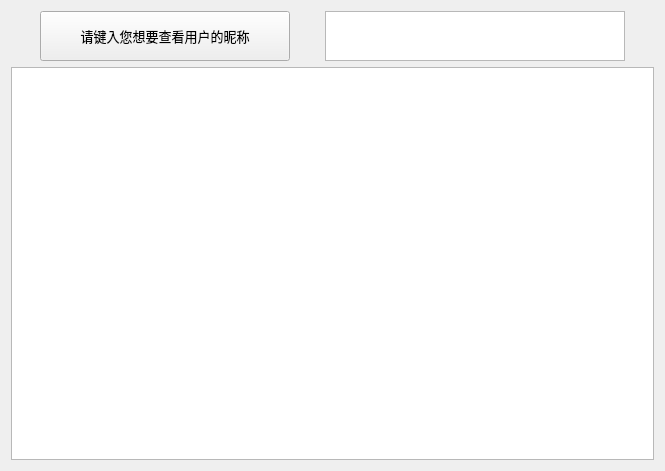
<?xml version="1.0" encoding="UTF-8"?>
<ui version="4.0">
 <class>Check</class>
 <widget class="QWidget" name="Check">
  <property name="geometry">
   <rect>
    <x>0</x>
    <y>0</y>
    <width>665</width>
    <height>471</height>
   </rect>
  </property>
  <property name="windowTitle">
   <string>Form</string>
  </property>
  <property name="styleSheet">
   <string notr="true">background-image: url(:/Poke/choose.jpg);</string>
  </property>
  <layout class="QGridLayout" name="gridLayout">
   <item row="0" column="0">
    <layout class="QVBoxLayout" name="verticalLayout">
     <item>
      <layout class="QHBoxLayout" name="horizontalLayout">
       <item>
        <widget class="QPushButton" name="CheckReady">
         <property name="minimumSize">
          <size>
           <width>30</width>
           <height>50</height>
          </size>
         </property>
         <property name="maximumSize">
          <size>
           <width>250</width>
           <height>50</height>
          </size>
         </property>
         <property name="font">
          <font>
           <family>幼圆</family>
           <pointsize>10</pointsize>
          </font>
         </property>
         <property name="text">
          <string>请键入您想要查看用户的昵称</string>
         </property>
        </widget>
       </item>
       <item>
        <widget class="QTextEdit" name="name">
         <property name="minimumSize">
          <size>
           <width>300</width>
           <height>50</height>
          </size>
         </property>
         <property name="maximumSize">
          <size>
           <width>300</width>
           <height>50</height>
          </size>
         </property>
        </widget>
       </item>
      </layout>
     </item>
     <item>
      <widget class="QTextEdit" name="Info"/>
     </item>
    </layout>
   </item>
  </layout>
 </widget>
 <resources/>
 <connections/>
</ui>
